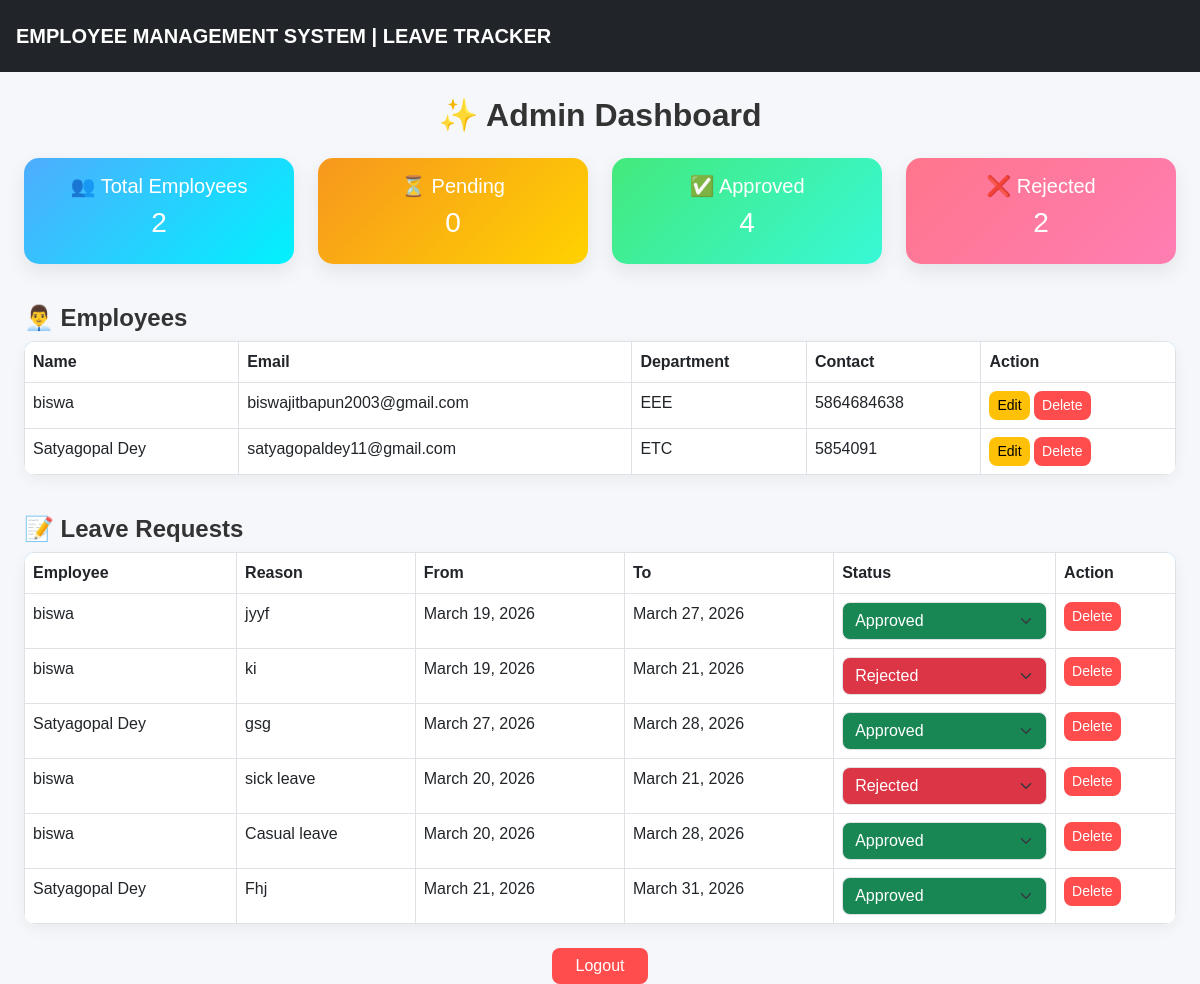
Before: /admin-dashboard/ (signed in) with the older database file.
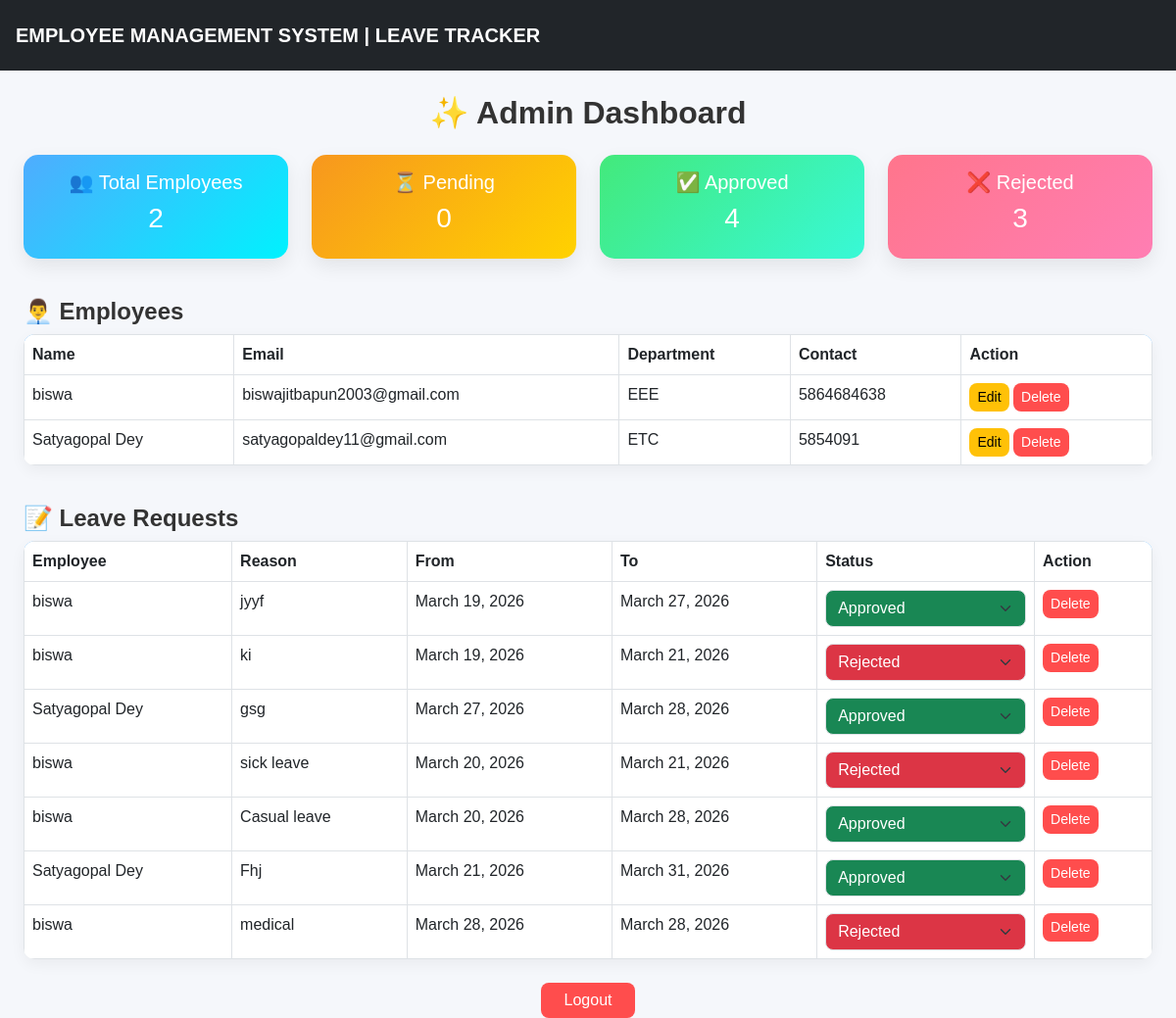
After: the same page with the newer database file.
### ems/models.py (models this page shows, shortened)
class Employee(models.Model):
    user = models.OneToOneField(User, on_delete=models.CASCADE)
    name = models.CharField(max_length=100)
    department = models.CharField(max_length=100)
    email = models.EmailField(unique=True)
    contact = models.CharField(max_length=15)

class Leave(models.Model):
    employee = models.ForeignKey(Employee, on_delete=models.CASCADE)
    reason = models.TextField()
    from_date = models.DateField()
    to_date = models.DateField()
    status = models.CharField(max_length=20, choices=STATUS_CHOICES, default='Pending')

### ems/views.py (the view)
# urls.py: path('admin-dashboard/', views.admin_dashboard, name='admin_dashboard'),
def admin_dashboard(request):
    if not request.user.is_superuser:
        return redirect('login')
    employees = Employee.objects.all()
    leaves = Leave.objects.all()
    total_employees = employees.count()
    pending_count = Leave.objects.filter(status='Pending').count()
    approved_count = Leave.objects.filter(status='Approved').count()
    rejected_count = Leave.objects.filter(status='Rejected').count()
    return render(request, 'admin_dashboard.html', {
        'employees': employees,
        'leaves': leaves,
        'total_employees': total_employees,
        'pending_count': pending_count,
        'approved_count': approved_count,
        'rejected_count': rejected_count,
    })

### employee/ems/templates/admin_dashboard.html (shortened to what the changed rows need)
{% extends 'base.html' %}
{% block content %}
<div class="container mt-4">
    <h2 class="text-center mb-4">✨ Admin Dashboard</h2>
    <div class="row text-center mb-4">
        <div class="col-md-3">
            <div class="card card-red p-3">
                <h5>❌ Rejected</h5>
                <h3>{{ rejected_count }}</h3>
            </div>
        </div>
    </div>
    <div class="section">
        <table class="table table-bordered">
            <thead>
                <tr>
                    <th>Name</th>
                    <th>Email</th>
                    <th>Department</th>
                    <th>Contact</th>
                    <th>Action</th>
                </tr>
            </thead>
            <tbody>
                {% for emp in employees %}
                <tr>
                    <td>{{ emp.name }}</td>
                    <td>{{ emp.email }}</td>
                    <td>{{ emp.department }}</td>
                    <td>{{ emp.contact }}</td>
                    <td>
                        <a href="{% url 'update_employee' emp.id %}" class="btn btn-warning btn-sm">Edit</a>
                        <a href="{% url 'delete_employee' emp.id %}" class="btn btn-danger btn-sm"
                           onclick="return confirm('Delete this employee?')">Delete</a>
                    </td>
                </tr>
                {% empty %}
                <tr>
                    <td colspan="5" class="text-center">No Employees Found</td>
                </tr>
                {% endfor %}
            </tbody>
        </table>
    </div>
    <div class="section">
        <table class="table table-bordered">
            <thead>
                <tr>
                    <th>Employee</th>
                    <th>Reason</th>
                    <th>From</th>
                    <th>To</th>
                    <th>Status</th>
                    <th>Action</th>
                </tr>
            </thead>
            <tbody>
                {% for leave in leaves %}
                <tr>
                    <td>{{ leave.employee.name }}</td>
                    <td>{{ leave.reason }}</td>
                    <td>{{ leave.from_date }}</td>
                    <td>{{ leave.to_date }}</td>
                    <td>
                        <form method="POST" action="{% url 'update_leave_status' leave.id %}">
                            <select name="status"
                                class="form-select
                                {% if leave.status == 'Approved' %}bg-success text-white
                                {% elif leave.status == 'Rejected' %}bg-danger text-white
                                {% else %}bg-warning{% endif %}"
                                onchange="this.form.submit()">
                                <option value="Approved" {% if leave.status == "Approved" %}selected{% endif %}>Approved</option>
                                <option value="Rejected" {% if leave.status == "Rejected" %}selected{% endif %}>Rejected</option>
                            </select>
                        </form>
                    </td>
                    <td>
                        <a href="{% url 'delete_leave' leave.id %}"
                           class="btn btn-danger btn-sm"
                           onclick="return confirm('Delete this leave request?')">
                           Delete
                        </a>
                    </td>
                </tr>
                {% empty %}
                <tr>
                    <td colspan="6" class="text-center">No Leave Requests Found</td>
                </tr>
                {% endfor %}
            </tbody>
        </table>
    </div>
</div>
{% endblock %}

Changed rows visible on the page:
added Leave: employee.name "biswa", reason "medical", from_date "March 28, 2026", to_date "March 28, 2026", status "Rejected"
Other visible differences:
{{ rejected_count }}: "2" → "3"
